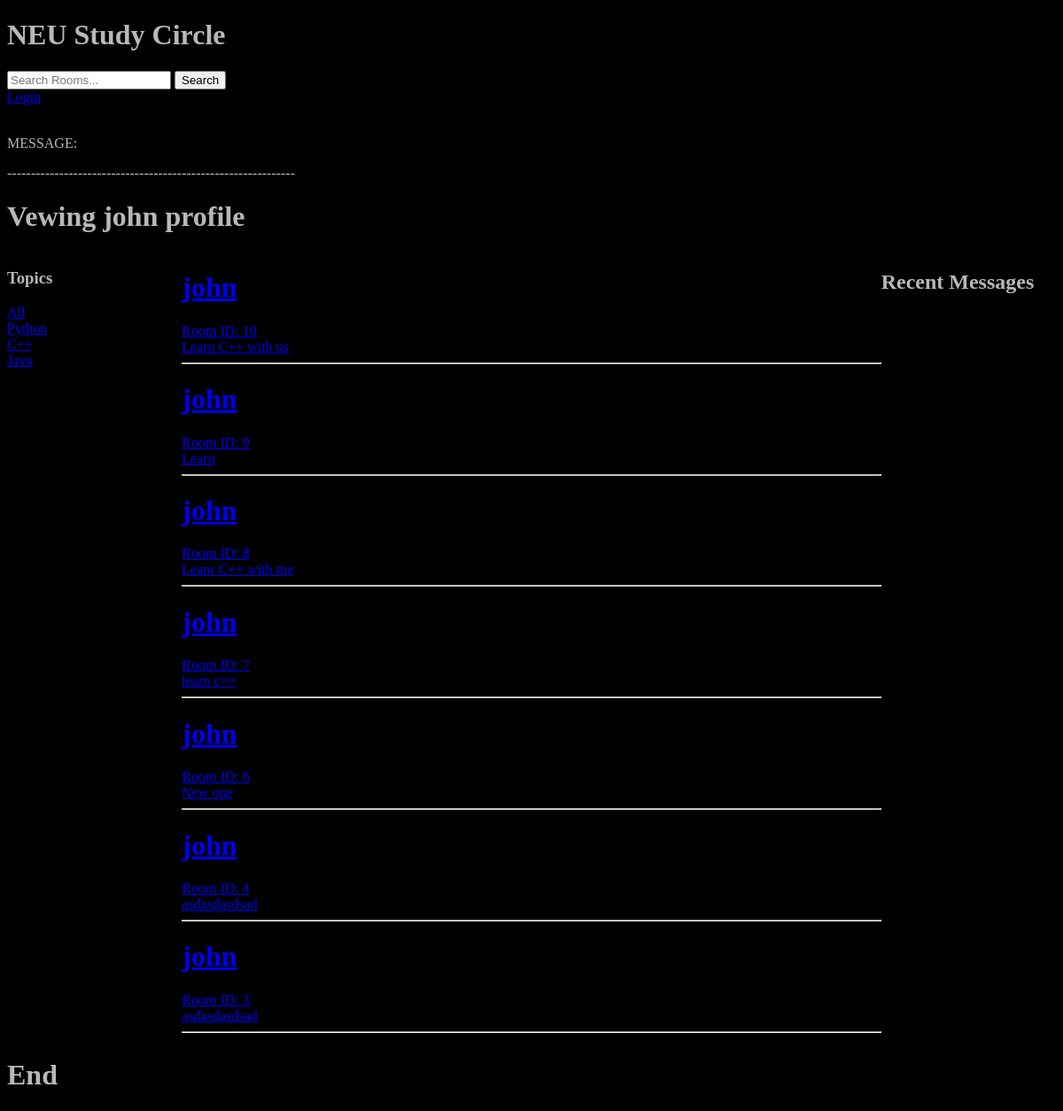
The page /profile/1 on the database as committed earlier.
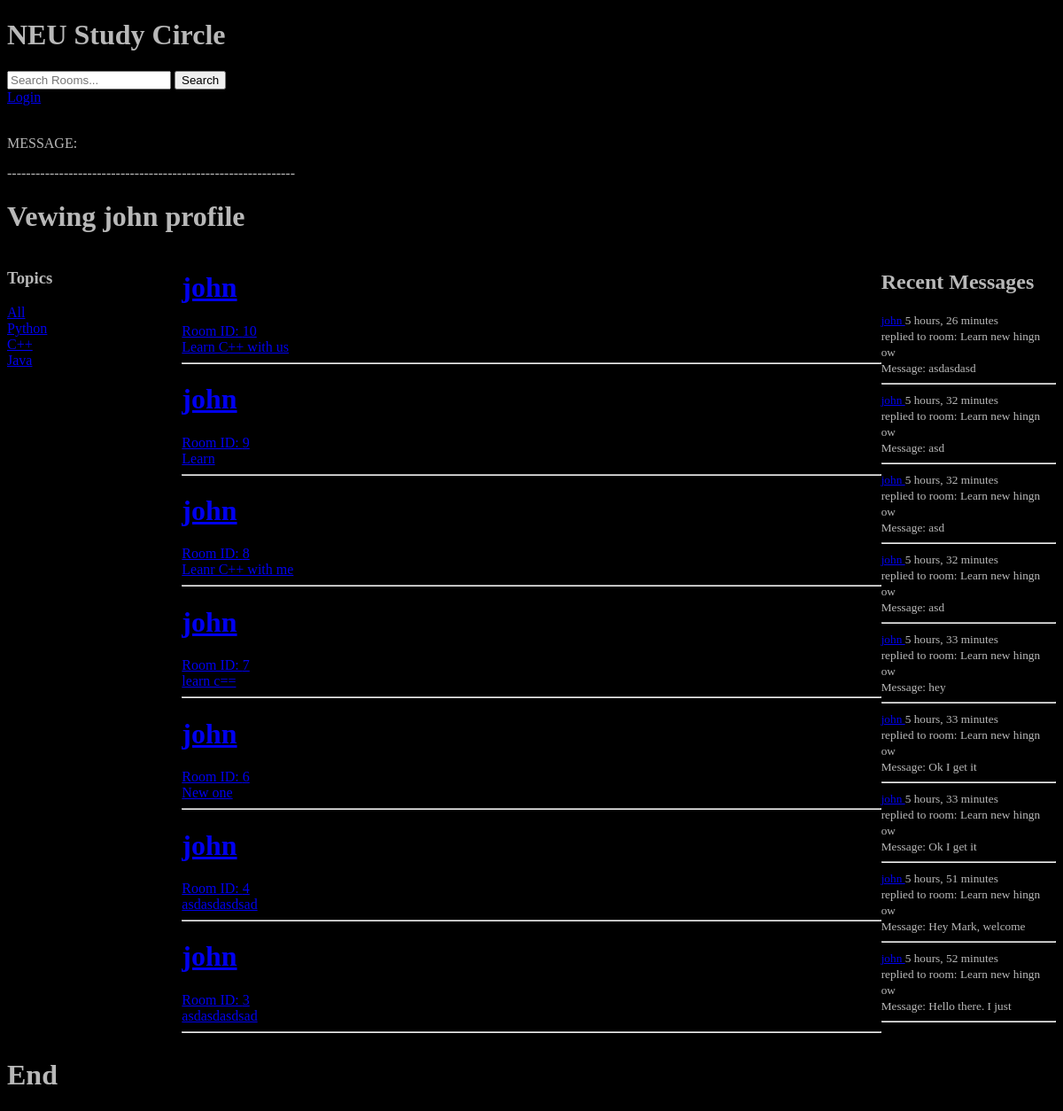
The same page on the database as committed later.
### main/models.py (models this page shows, shortened)
class Topic(models.Model):
    name = models.CharField(max_length=200)

class Room(models.Model):
    host = models.ForeignKey(User, on_delete=models.SET_NULL, null=True)
    topic = models.ForeignKey(Topic, on_delete=models.SET_NULL, null=True)
    header = models.CharField(max_length=200)
    description = models.TextField(null=True, blank=True)
    participants = models.ManyToManyField(User, related_name='participants', blank=True)
    created = models.DateTimeField(auto_now_add=True)
    updated = models.DateTimeField(auto_now=True)
    class Meta:
        ordering = ['-created']
    def __str__(self):
        return str(self.header)

class Message(models.Model):
    user = models.ForeignKey(User, on_delete=models.CASCADE)
    room = models.ForeignKey(Room, on_delete=models.CASCADE)
    body = models.TextField()
    created = models.DateTimeField(auto_now_add=True)
    updated = models.DateTimeField(auto_now=True)
    class Meta:
        ordering = ['-created', '-created']
    def __str__(self):
        return str(self.body[0:20])

### main/views.py (the view)
# urls.py: path('profile/<int:id>', views.profile, name="profile"),
def profile(req, id):
    visited_user = User.objects.get(id=id)
    rooms = visited_user.room_set.all()
    room_messages = visited_user.message_set.all()
    topics = Topic.objects.all()
    context = {
        'visited_user': visited_user,
        'rooms': rooms,
        'room_messages': room_messages,
        'topics': topics
    }
    return render(req, "user_profile.html", context)

### main/templates/user_profile.html
{% extends "encasplator.html" %}
{% block content %}
<h1>Vewing {{visited_user.username}} profile</h1>
<div style="display: grid; grid-template-columns: 1fr 4fr 1fr;">
    <div>
        {% include 'topics.html' %}
    </div>
    <div>
        {% include 'feed.html' %}
    </div>
    <div>
        {% include 'activity.html' %}
    </div>
</div>
{% endblock %}

### main/templates/topics.html
<h3>Topics</h3>
<a href="{% url 'home' %}">All</a>
<br>
{% for topic in topics %}
    <a href="{% url 'home'  %}?query={{topic.name}}">{{topic.name}}</a>
    <br>
{% endfor %}

### main/templates/feed.html (shortened to what this page needs)
{% for room in rooms %}
<h1><a href="{% url 'profile' room.host.id %}">{{room.host.username}}</a></h1>
<a href="room/{{room.id}}">
     <div>Room ID: {{room.id}}</div>
     <div>{{room.header}}</div>
</a>
 <hr>
{% endfor %}

### main/templates/activity.html (shortened to what this page needs)
<h2>Recent Messages</h2>
{% for message in room_messages %}
<div>
    <small><a href="{% url 'profile' message.user.id %}">{{message.user}} </a>
        {{message.created|timesince}}</small>
    <br>
    <small>replied to room: {{message.room}}</small>
    <br>
    <small>Message: {{message}}</small>
    <br>
</div>
<hr>
{% endfor %}

Rows that differ between the two databases and show on the page:
added Message: user "john", created "5 hours, 26 minutes", room "Learn new hingn ow", body "asdasdasd"
added Message: user "john", created "5 hours, 32 minutes", room "Learn new hingn ow", body "asd"
added Message: user "john", created "5 hours, 32 minutes", room "Learn new hingn ow", body "asd"
added Message: user "john", created "5 hours, 32 minutes", room "Learn new hingn ow", body "asd"
added Message: user "john", created "5 hours, 33 minutes", room "Learn new hingn ow", body "hey"
added Message: user "john", created "5 hours, 33 minutes", room "Learn new hingn ow", body "Ok I get it"
added Message: user "john", created "5 hours, 33 minutes", room "Learn new hingn ow", body "Ok I get it"
added Message: user "john", created "5 hours, 51 minutes", room "Learn new hingn ow", body "Hey Mark, welcome"
added Message: user "john", created "5 hours, 52 minutes", room "Learn new hingn ow", body "Hello there. I just"
